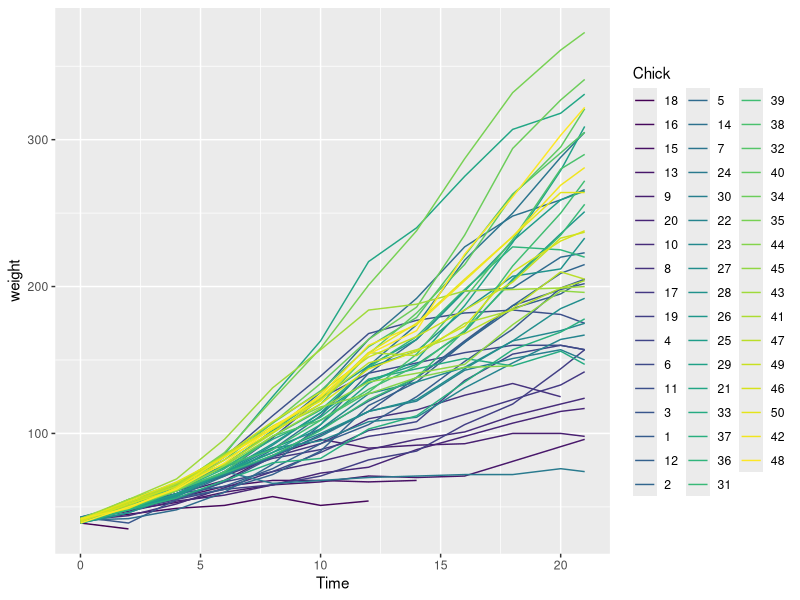
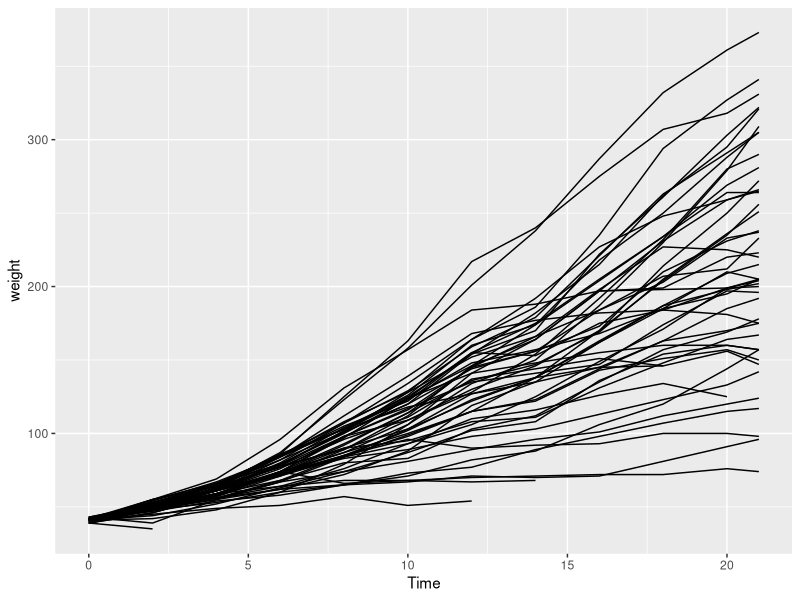
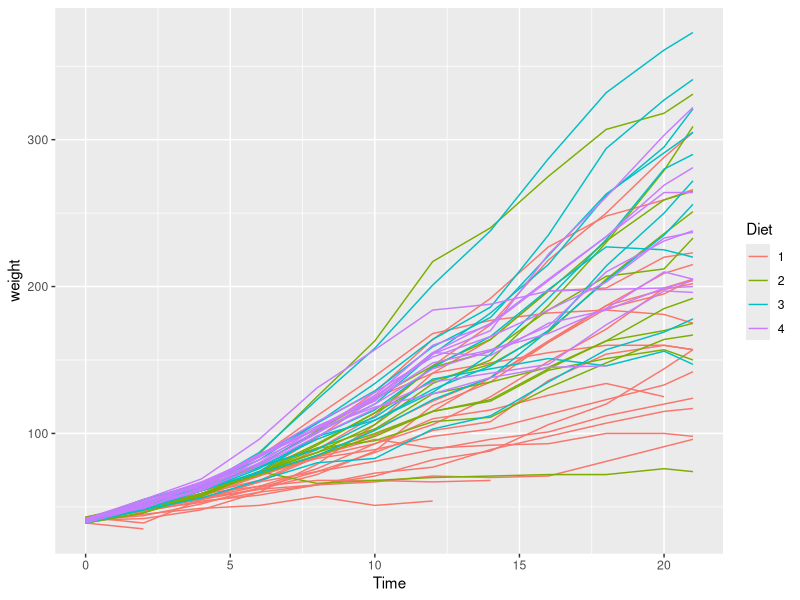
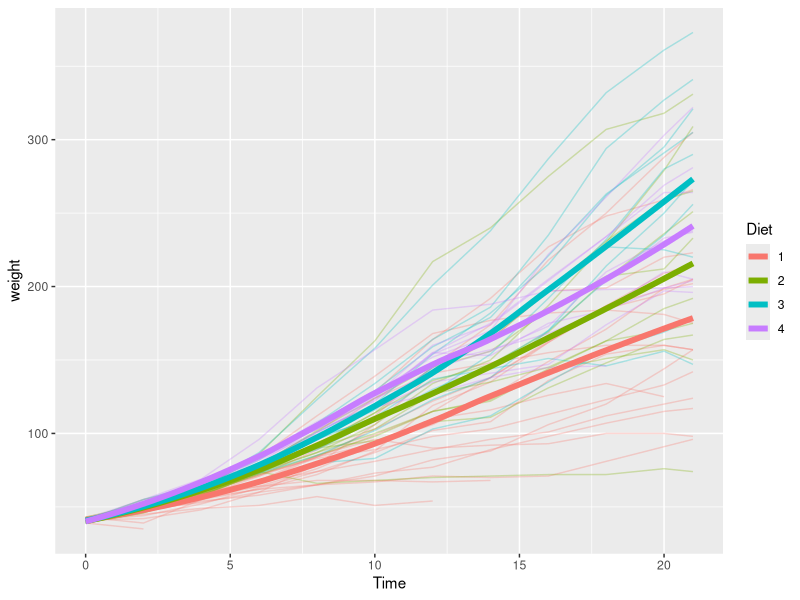
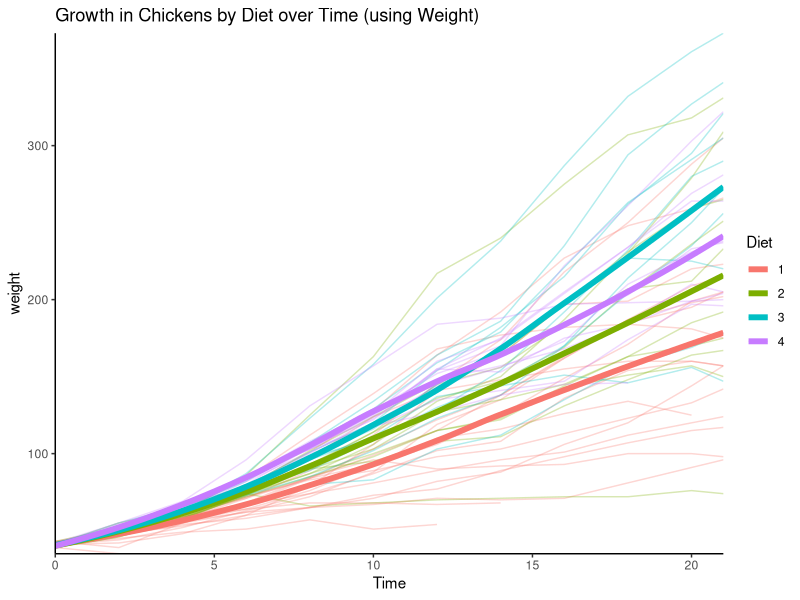

R code for these plots, in order:

## start with purpose and audience

## 2 main things
## grammatical elements
#### every part of chart has graphical information
#### data, aesthetics, geometries
## aesthetic mappings
#### how to map variables onto aesthetics
#### aesthetics = scales = encoding elements
#### which variable?
#### which variable for which aesthetic?
#### choice of data format depends on plot!

## aesthetics depend on continuous or categorical variables
library(ggplot2)
str(ChickWeight)
head(ChickWeight)
ggplot(ChickWeight,aes(x=Time,y=weight,col=Chick))+geom_line()
ggplot(ChickWeight,aes(x=Time,y=weight))+geom_line(aes(group=Chick))
ggplot(ChickWeight,aes(x=Time,y=weight,col=Diet))+geom_line(aes(group=Chick))
ggplot(ChickWeight,aes(x=Time,y=weight,col=Diet))+geom_line(aes(group=Chick),alpha=0.3)+geom_smooth(lwd=2,se=FALSE)

## add further elements to clean-up etc
plot1 <- ggplot(ChickWeight,aes(x=Time,y=weight,col=Diet))+geom_line(aes(group=Chick),alpha=0.3)+geom_smooth(lwd=2,se=FALSE)
plot1 + ggtitle("Growth in Chickens by Diet over Time (using Weight)")+theme_classic()+
  scale_x_continuous(expand=c(0,0))+
  scale_y_continuous(expand=c(0,0))